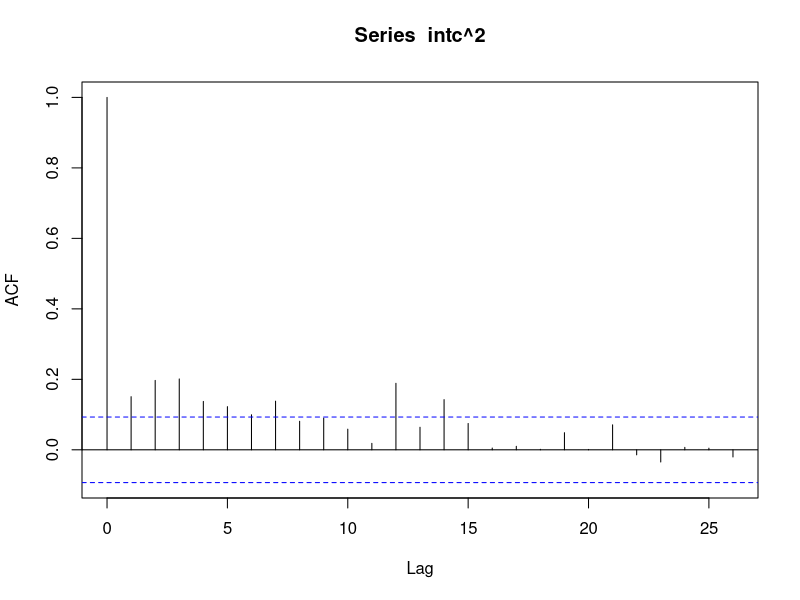
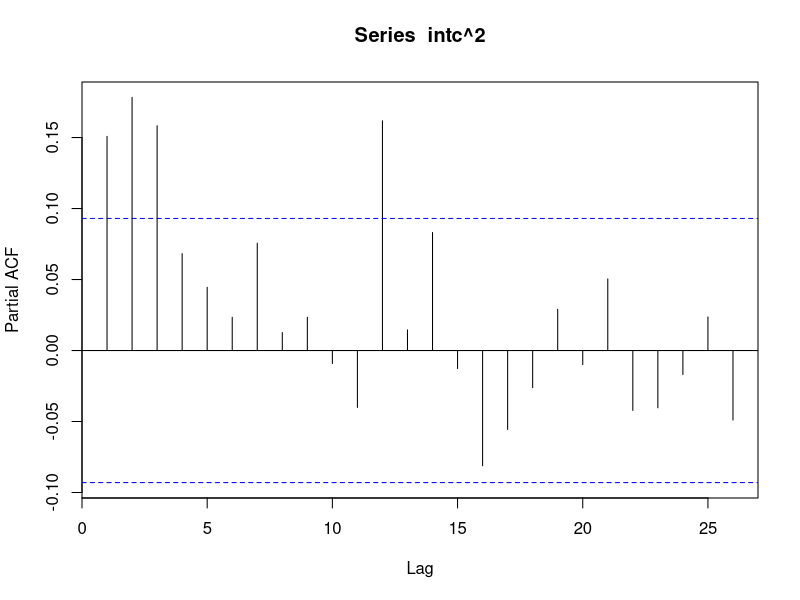
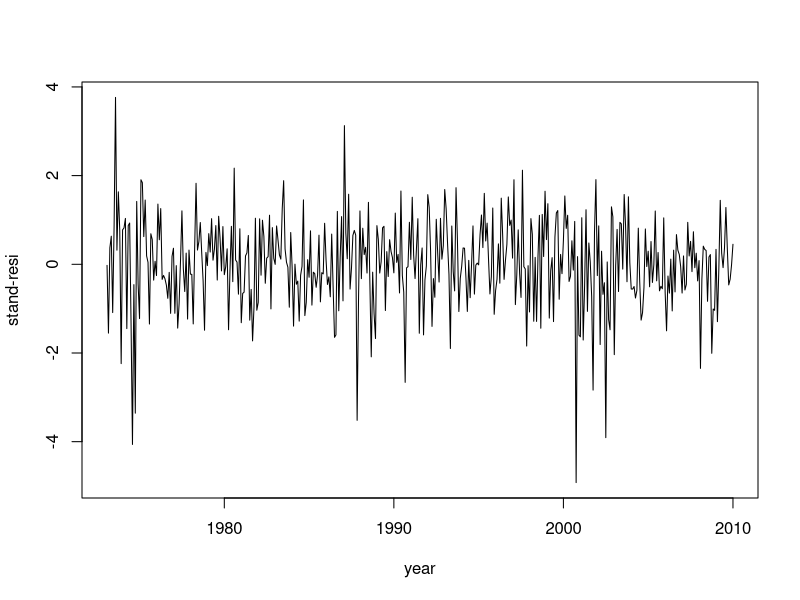
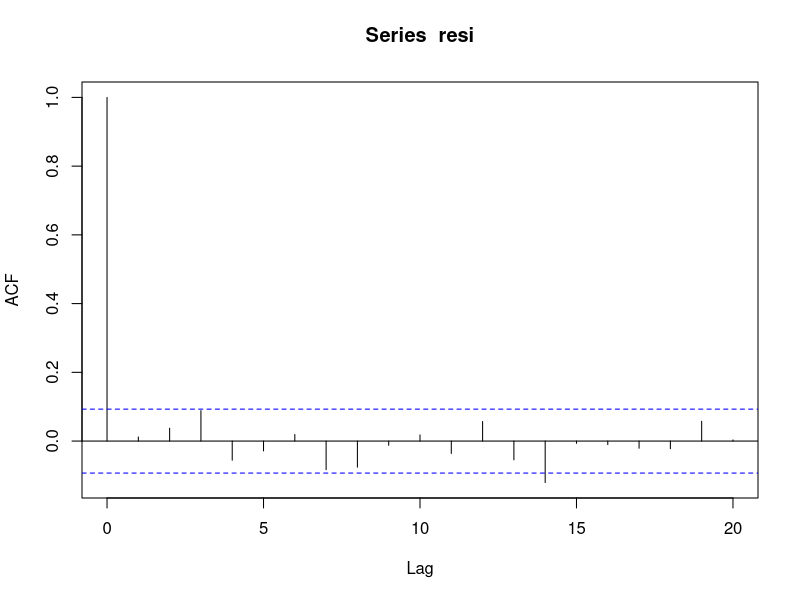
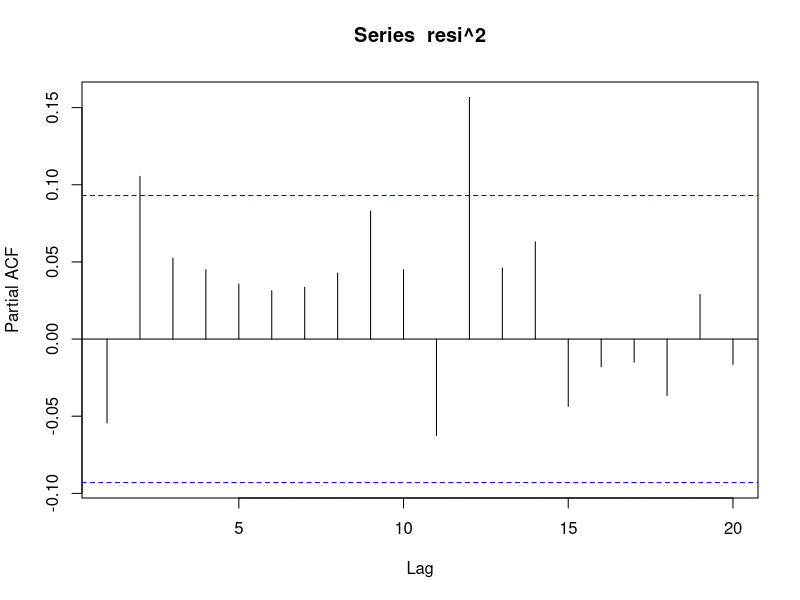

These figures' R source, in order:

# Setup -------------------------------------------------------------------
rm(list = ls())

library(fGarch)


# Data load ---------------------------------------------------------------

da <- read.table("./database/m-intcsp7309.txt", header = TRUE)
head(da)

intc <- log(da$intc+1)


acf(intc^2)
pacf(intc^2)


# Fit an ARCH(3) model
m1 <- garchFit(~ 1 + garch(3,0), data=intc, trace=FALSE) 

# Use subcommand "trace = F" to reduce the output.
summary(m1)

m2 <- garchFit(~ 1 + garch(1,0), data=intc, trace=FALSE)
summary(m2)

# Residuos 
resi <- residuals(m2, standardize=TRUE)
tdx <- c(1:444)/12+1973

# par(mfcol=c(3,10)
plot(tdx,resi,xlab="year",ylab="stand-resi",type="l")
acf(resi,lag=20)
pacf(resi^2,lag=20)

# plot(m1)
# plot(m2)
